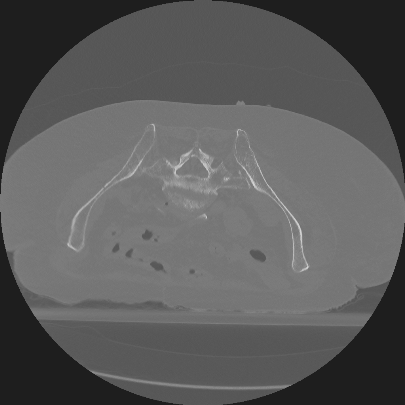
#> input picture gym-child_thresholded_NN/cadaver_slice_117_grey.png, 405 x 405 px
$ jupyter execute --allow-errors Image_metrics_viewer.ipynb
#> lines starting #> are read from the running program, lines starting #| are printed output that depends on the picture; long printed decimals are rounded
[cell 1]
from PIL import Image
import numpy as np
import matplotlib.pyplot as plt
from PIL import Image

[cell 2]
# open image and return np array

def openIMG(img_path):
#> called with img_path = 'cadaver_slice_117_grey.png'
    im2 = Image.open(img_path)
#> im2 is the input picture: PIL image 405x405 L; min 30, max 215, mean 90.9
    im2 = np.array(im2)
    return im2

[cell 3]
def shift_image(X, dx, dy, pad_val):
    X = np.roll(X, dy, axis=0)
    X = np.roll(X, dx, axis=1)
    if dy>0:
        X[:dy, :] = pad_val
    elif dy<0:
        X[dy:, :] = pad_val
    if dx>0:
        X[:, :dx] = pad_val
    elif dx<0:
        X[:, dx:] = pad_val
    return X

[cell 4]
# [19 lines of commented-out code are left out]

[cell 5]
thresholded = openIMG('cadaver_slice_117_grey.png')
print(thresholded.shape)
#| (405, 405)
plt.imshow(thresholded, cmap = 'gray')
plt.show()

cropped = thresholded[100:295, 62:312]
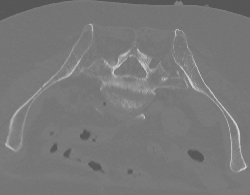
#> cropped: shape (195, 250); min 83, max 215, mean 120.5
#cropped = np.pad(cropped, ((44, 43), (0, 0)), 'edge')

#pad_val = np.mean(cropped[5:10, 5:10])
plt.imshow(cropped, cmap = 'gray')
x = 110
y = 61
plt.scatter(x, y, s=10, c='red', marker='o')
plt.show()
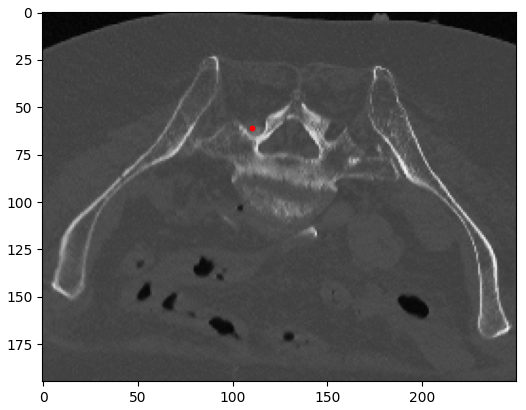
#> figure drawn by matplotlib, 1 panel


size = 45
plt.imshow(cropped[y:y+size, x:x+size], cmap = 'gray')
plt.show()
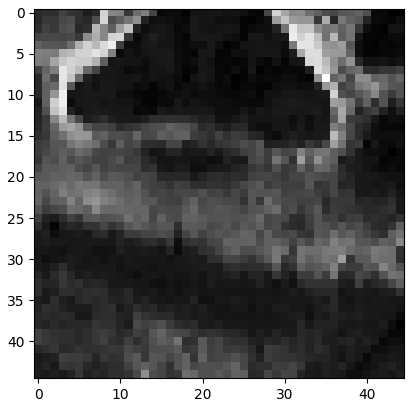
#> figure drawn by matplotlib, 1 panel

[cell 6]
# cropped again.
width = 100
height = 100
x_start = 0
y_start = 0


recropped = cropped[y_start:y_start+height,x_start:x_start+width,]
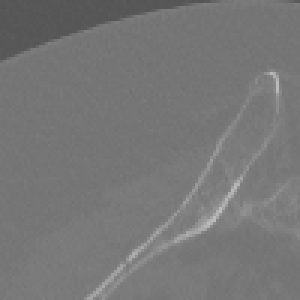
#> recropped: shape (100, 100) (shown 3 times larger); min 84, max 188, mean 118.7
plt.imshow(recropped, cmap = 'gray')
plt.show()
print(recropped.shape)
#| (100, 100)

[cell 7]
im = Image.fromarray(recropped)
im.save(f"0001_cropped_grayscale_x{x_start}_y{y_start}.png")

[cell 8]
# [19 lines of commented-out code are left out]

#> (a cell that did not finish here is left out)

#> (a cell that did not finish here is left out)

[cell 11]
grayscale = openIMG('cadaver_slice_117_grey.png')
print(grayscale.shape)
#| (405, 405)

plt.imshow(grayscale, cmap = 'gray')
plt.show()

plt.imshow(grayscale[x:x+60, y:y+60], cmap = 'gray')
plt.show()
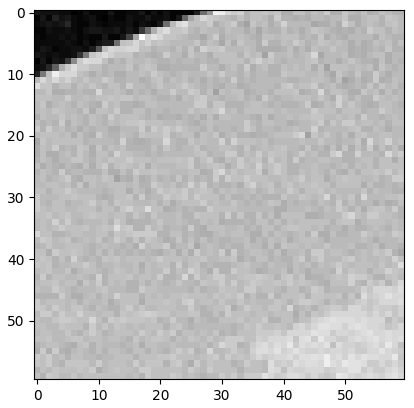
#> figure drawn by matplotlib, 1 panel

print(np.mean(grayscale[x:x+60, y:y+60]))
#| 116.562
